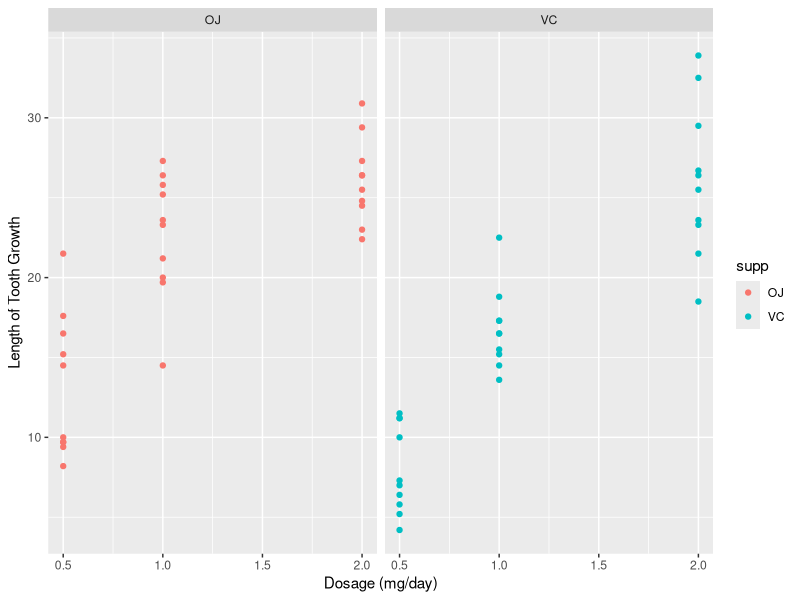

This figure's R source: (Note: this script raises an error after producing the figure.)
## ---- chunk 1
knitr::opts_chunk$set(echo = TRUE)
library(dplyr)
library(knitr)
library(ggplot2)
## ---- chunk 2
qplot(x = dose,  
      y = len, 
      data = ToothGrowth, 
      facets = . ~ supp, 
      xlab = "Dosage (mg/day)", 
      ylab = "Length of Tooth Growth", 
      colour = supp)
## ---- chunk 3
smry <- summarize(group_by(ToothGrowth, supp, dose), 
                  m = mean(len), 
                  sd = sqrt(var(len)), 
                  min = min(len), 
                  max = max(len))
col_names <- c("Supplement", "Dosage",
               "Mean", "Standard Deviation",
               "Minimum", "Maximum")
kable(smry, digits = 3, col.names = col_names)
## ---- chunk 4
supp_test <- t.test(len ~ supp, data= ToothGrowth, paired = FALSE, var.equal = FALSE)
## ---- chunk 5

supp_names <- c("Mean OJ", "Mean VC", "Difference", "95% Confidence Interval")
x<-  cbind(supp_test$estimate[1],
            supp_test$estimate[2],
            supp_test$estimate[1] - supp_test$estimate[2])
x <- format(x, digits = 6)
x <- cbind(x, paste(format(supp_test$conf[1], digits = 6),
                " to ",
                format(supp_test$conf[2], digits = 6)))
rownames(x) <- NULL
kable(x, digits = 3, col.names = supp_names)

## ---- chunk 6
low_dose <- ToothGrowth %>% filter(dose %in% c(1.0, 0.5))
high_dose <- ToothGrowth %>% filter(dose %in% c(2.0, 1.0))
ext_dose <- ToothGrowth %>% filter(dose %in% c(2.0, 0.5))
supp_test1 <- t.test(len ~ dose, data= low_dose, paired = FALSE, var.equal = FALSE)
supp_test2 <- t.test(len ~ dose, data= high_dose, paired = FALSE, var.equal = FALSE)
supp_test3 <- t.test(len ~ dose, data= ext_dose, paired = FALSE, var.equal = FALSE)

print(supp_test1)
print(supp_test2)
print(supp_test3)

